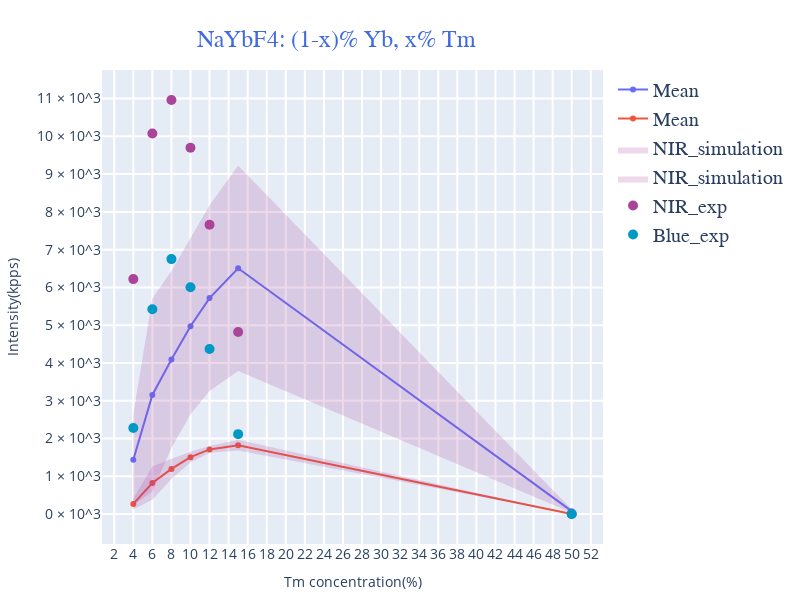

The code cell stored with this chart in its notebook:
### Code cell
fig = go.Figure()

# Add the main trace (mean curve)
fig.add_trace(go.Scatter(x=x_values, y=nir_mean_values, mode='lines+markers', name='Mean'))
fig.add_trace(go.Scatter(x=x_values, y=blue_mean_values, mode='lines+markers', name='Mean'))

# Add the uncertainty shade trace
fig.add_trace(go.Scatter(
    x=x_values + x_values[::-1],
    y=[i+j for i, j in zip(nir_mean_values,nir_std_values)] + [i-j for i, j in zip(nir_mean_values,nir_std_values)][::-1],
    fill='toself',
    fillcolor='rgba(170, 68, 153, 0.2)',
    line=dict(color='rgba(255,255,255,0)'),
    name='NIR_simulation'
))

fig.add_trace(go.Scatter(
    x=x_values + x_values[::-1],
    y=[i+j for i, j in zip(blue_mean_values,blue_std_values)] + [i-j for i, j in zip(blue_mean_values,blue_std_values)][::-1],
    fill='toself',
    fillcolor='rgba(170, 68, 153, 0.2)',
    line=dict(color='rgba(255,255,255,0)'),
    name='NIR_simulation'
))

# exp_blue_total = [4.5*10**3, 5.7*10**3, 5.5*10**3, 3.5*10**3, 2*10**3, 1.2*10**3, 0.6*10**3]
# exp_NIR = [5*10**3, 8.5*10**3, 6.6*10**3, 7.5*10**3, 6*10**3, 5.5*10**3, 0.6*10**3]
# exp_sum = [i+j for i, j in zip(exp_blue_total, exp_NIR)]

y_ticks = [i for i in range(int(min(min(exp_sum), min(blue_total_values)) / 1e3),
                            int(max(max(exp_sum), max(blue_total_values)) / 1e3) + 1)]

fig.update_yaxes(tickvals=[tick * 1e3 for tick in y_ticks],
                 ticktext=[f"{tick} × 10^3" for tick in y_ticks])


fig.update_xaxes(title_font=dict(size=18, color='black'),tickfont=dict(size=14),showgrid=True, gridwidth=2, gridcolor='white', dtick=2)
fig.update_yaxes(title_font=dict(size=18, color='black'),tickfont=dict(size=14),showgrid=True, gridwidth=2, gridcolor='white')

# ... Your existing layout and formatting ...

fig.update_layout(
    title_text='NaYbF4: (1-x)% Yb, x% Tm',  # Main Title
    title_font=dict(size=24, family="Arial, sans-serif", color='royalblue'),
    width=800, height=600,
    xaxis_title='Tm concentration(%)',
    yaxis_title='Intensity(kpps)',
    title_x=0.42,  # Center the main title
    title_y=0.95,  # Adjust the vertical position of the main title
    showlegend=True, margin=dict(l=20, r=20, b=20, t=70),
    legend=dict(
        font=dict(
            size=20,
            family="Arial, sans-serif"
        )
    )
)

syn_data = pd.read_csv('synthetic_data_1.csv')
exp_NIR = list(syn_data.iloc[0])
exp_blue_total = list(syn_data.iloc[1])
fig.add_trace(go.Scatter(x= [4, 6, 8, 10, 12, 15, 50], y= exp_NIR, mode='markers', name='NIR_exp', marker=dict(color='rgb(170, 68, 153)', size=10)))
fig.add_trace(go.Scatter(x= [4, 6, 8, 10, 12, 15, 50], y= exp_blue_total, mode='markers', name='Blue_exp', marker=dict(color='#0099C6', size=10)))

# Show the plot
fig.show()

### Figure 1 — Plotly figure (JSON) as saved in the notebook; plotly's stock layout.template omitted (floating-point values rounded to 4 significant figures)
{"data": [{"mode": "lines+markers", "name": "Mean", "type": "scatter", "x": [4, 6, 8, 10, 12, 15, 50], "y": [1440.0, 3153.0, 4092.0, 4974.0, 5718.0, 6509.0, 76.83]}, {"mode": "lines+markers", "name": "Mean", "type": "scatter", "x": [4, 6, 8, 10, 12, 15, 50], "y": [267.7, 820.3, 1195.0, 1507.0, 1712.0, 1823.0, 0.4368]}, {"fill": "toself", "fillcolor": "rgba(170, 68, 153, 0.2)", "line": {"color": "rgba(255,255,255,0)"}, "name": "NIR_simulation", "type": "scatter", "x": [4, 6, 8, 10, 12, 15, 50, 50, 15, 12, 10, 8, 6, 4], "y": [2647.0, 5709.0, 6436.0, 7304.0, 8175.0, 9228.0, 117.9, 35.76, 3791.0, 3261.0, 2643.0, 1748.0, 596.4, 233.1]}, {"fill": "toself", "fillcolor": "rgba(170, 68, 153, 0.2)", "line": {"color": "rgba(255,255,255,0)"}, "name": "NIR_simulation", "type": "scatter", "x": [4, 6, 8, 10, 12, 15, 50, 50, 15, 12, 10, 8, 6, 4], "y": [412.1, 1261.0, 1463.0, 1650.0, 1799.0, 1964.0, 0.8057, 0.06796, 1682.0, 1624.0, 1364.0, 926.0, 379.7, 123.3]}, {"marker": {"color": "rgb(170, 68, 153)", "size": 10}, "mode": "markers", "name": "NIR_exp", "type": "scatter", "x": [4, 6, 8, 10, 12, 15, 50], "y": [6220.0, 10070.0, 10960.0, 9700.0, 7658.0, 4818.0, 0.06241]}, {"marker": {"color": "#0099C6", "size": 10}, "mode": "markers", "name": "Blue_exp", "type": "scatter", "x": [4, 6, 8, 10, 12, 15, 50], "y": [2277.0, 5423.0, 6750.0, 6004.0, 4369.0, 2116.0, 5.718e-09]}], "layout": {"height": 600, "legend": {"font": {"family": "Arial, sans-serif", "size": 20}}, "margin": {"b": 20, "l": 20, "r": 20, "t": 70}, "showlegend": true, "title": {"font": {"color": "royalblue", "family": "Arial, sans-serif", "size": 24}, "text": "NaYbF4: (1-x)% Yb, x% Tm", "x": 0.42, "y": 0.95}, "width": 800, "xaxis": {"dtick": 2, "gridcolor": "white", "gridwidth": 2, "showgrid": true, "tickfont": {"size": 14}, "title": {"text": "Tm concentration(%)"}}, "yaxis": {"gridcolor": "white", "gridwidth": 2, "showgrid": true, "tickfont": {"size": 14}, "ticktext": ["0 × 10^3", "1 × 10^3", "2 × 10^3", "3 × 10^3", "4 × 10^3", "5 × 10^3", "6 × 10^3", "7 × 10^3", "8 × 10^3", "9 × 10^3", "10 × 10^3", "11 × 10^3", "12 × 10^3", "13 × 10^3", "14 × 10^3"], "tickvals": [0, 1000, 2000, 3000, 4000, 5000, 6000, 7000, 8000, 9000, 10000, 11000, 12000, 13000, 14000], "title": {"text": "Intensity(kpps)"}}}}
